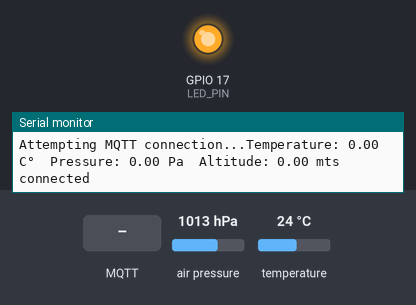
The sketch below on a simulated ESP32. Parts: output pins drawn as LEDs (lit = HIGH), the last lines printed to the serial monitor. Dashed ring = blinking. The inputs (shaded band) are chosen by the test bench; at power-on: air pressure 1013 hPa, temperature 24 °C. WiFi joins after 1.5 s; servers stay silent unless stated; no MQTT or app messages arrive unless stated.

Above: at 1.2 s.
1.3 s: MQTT message "5" arrives on the first subscribed topic
At 1.65 s:
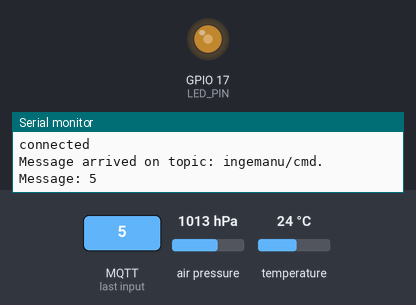
4.3 s: MQTT message "90" arrives on the first subscribed topic
At 6.08 s:
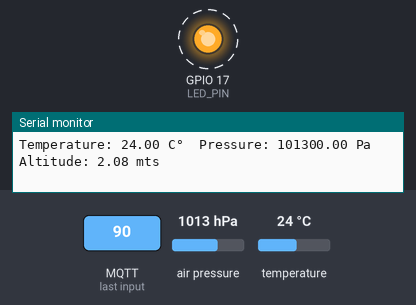
Timing chart, 0 to 16.3 s (numbered marks = the images above; inputs shaded):
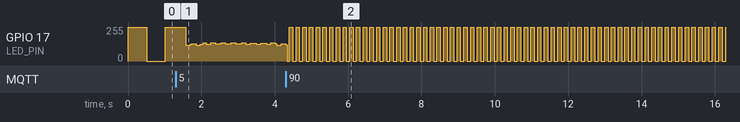

The sketch:

mqtt-temperature-sensor.ino
```cpp
#include <Wire.h>
#include <SPI.h>
#include <Adafruit_BMP280.h>
#include <WiFi.h>
#include <PubSubClient.h>
#include <freertos/FreeRTOS.h>
#include <freertos/task.h>

#define LED_PIN 17

// blink_led global variables
long blink_period_ms = 500;

// read_bmp280 global variables
Adafruit_BMP280 bmp;  // use I2C interface
float temperature = 0;
float pressure = 0;
float altitude = 0;
Adafruit_Sensor *bmp_temp = bmp.getTemperatureSensor();
Adafruit_Sensor *bmp_pressure = bmp.getPressureSensor();
unsigned status;

// WiFi
WiFiClient wifiClient;
char ssid[] = "YOUR-SSID";
char pass[] = "YOUR-WIFI-PASSWORD";

// MQTT
const char *mqtt_server = "test.mosquitto.org";
PubSubClient client(wifiClient);
long lastMsg = 0;
char msg[50];
int value = 0;

// tasks handles
static TaskHandle_t blink_led_handle = NULL;
static TaskHandle_t update_sensor_data_handle = NULL;

void callback(char *topic, byte *message, unsigned int length) {
  Serial.print("Message arrived on topic: ");
  Serial.print(topic);
  Serial.print(". Message: ");
  String message_temp;
  for (int i = 0; i < length; i++) {
    Serial.print((char)message[i]);
    message_temp += (char)message[i];
  }
  Serial.println();
  int new_blink_period = message_temp.toInt();
  if (new_blink_period != 0) {
    blink_period_ms = new_blink_period;
  }
}


void connect_to_wifi(void *parameters) {
  while (WiFi.status() != WL_CONNECTED) {
    Serial.println("Connecting to WiFi...");
    WiFi.begin(ssid, pass);
    vTaskDelay(2000 / portTICK_PERIOD_MS);  // Delay for 2 seconds
  }

  Serial.println("Connected to WiFi!");
  Serial.print("IP Address: ");
  Serial.println(WiFi.localIP());

  vTaskDelete(NULL);
}

void publish_mqtt(void *parameters) {
  client.setServer(mqtt_server, 1883);
  client.setCallback(callback);
  while (1) {
    char temp_var[8];
    dtostrf(temperature, 1, 2, temp_var);
    client.publish("ingemanu/temperature", temp_var);
    dtostrf(pressure, 1, 2, temp_var);
    client.publish("ingemanu/pressure", temp_var);
    dtostrf(altitude, 1, 2, temp_var);
    client.publish("ingemanu/altitude", temp_var);
    vTaskDelay(2000 / portTICK_PERIOD_MS);
  }
}

void blink_led(void *parameter) {
  // Configure pin
  pinMode(LED_PIN, OUTPUT);
  while (1) {
    digitalWrite(LED_PIN, HIGH);
    vTaskDelay(blink_period_ms / portTICK_PERIOD_MS);
    digitalWrite(LED_PIN, LOW);
    vTaskDelay(blink_period_ms / portTICK_PERIOD_MS);
  }
}

void update_sensor_data(void *parameter) {
  while (1) {
    Serial.print("Temperature: ");
    Serial.print(temperature);
    Serial.print(" C°  Pressure: ");
    Serial.print(pressure);
    Serial.print(" Pa  Altitude: ");
    Serial.print(altitude);
    Serial.println(" mts");
    vTaskDelay(2000 / portTICK_PERIOD_MS);
  }
}

void connect_mqtt(void *parameter) {
  // Loop until we're reconnected
  while (1) {
    if (!client.connected()) {
      Serial.print("Attempting MQTT connection...");
      // Attempt to connect
      if (client.connect("ingemanu")) {
        Serial.println("connected");
        // Subscribe
        client.subscribe("ingemanu/cmd");
      } else {
        Serial.print("failed, rc=");
        Serial.print(client.state());
        Serial.println(" try again in 5 seconds");
        // Wait 5 seconds before retrying
        vTaskDelay(5000 / portTICK_PERIOD_MS);
      }
    }
    client.loop();
  }
}

void init_bmp280() {
  status = bmp.begin(0x76);
  if (!status) {
    Serial.println(F("Could not find a valid BMP280 sensor, check wiring or try a different address!"));
  }

  /* Default settings from datasheet. */
  bmp.setSampling(Adafruit_BMP280::MODE_NORMAL,     /* Operating Mode. */
                  Adafruit_BMP280::SAMPLING_X2,     /* Temp. oversampling */
                  Adafruit_BMP280::SAMPLING_X16,    /* Pressure oversampling */
                  Adafruit_BMP280::FILTER_X16,      /* Filtering. */
                  Adafruit_BMP280::STANDBY_MS_500); /* Standby time. */

  bmp_temp->printSensorDetails();
}

void setup() {
  Serial.begin(115200);
  Serial.println("Starting...");

  init_bmp280();

  xTaskCreate(
    connect_to_wifi,   /* Function to implement the task */
    "Connect to wifi", /* Name of the task */
    10000,             /* Stack size in words */
    NULL,              /* Task input parameter */
    1,                 /* Priority of the task */
    NULL);             /* Task handle */

  xTaskCreate(
    connect_mqtt,             /* Function to implement the task */
    "Connect to MQTT Broker", /* Name of the task */
    10000,                    /* Stack size in words */
    NULL,                     /* Task input parameter */
    1,                        /* Priority of the task */
    NULL);                    /* Task handle */

  xTaskCreate(
    publish_mqtt,   /* Function to implement the task */
    "Publish MQTT", /* Name of the task */
    10000,          /* Stack size in words */
    NULL,           /* Task input parameter */
    1,              /* Priority of the task */
    NULL);          /* Task handle */

  xTaskCreate(
    blink_led,          /* Function to implement the task */
    "Blink LED",        /* Name of the task */
    10000,              /* Stack size in words */
    NULL,               /* Task input parameter */
    1,                  /* Priority of the task */
    &blink_led_handle); /* Task handle */

  xTaskCreate(
    update_sensor_data,          /* Function to implement the task */
    "Update sensor data",        /* Name of the task */
    10000,                       /* Stack size in words */
    NULL,                        /* Task input parameter */
    1,                           /* Priority of the task */
    &update_sensor_data_handle); /* Task handle */
}

void loop() {
  temperature = bmp.readTemperature();
  pressure = bmp.readPressure();
  altitude = bmp.readAltitude();
}
```

Measured:
- by itself, GPIO 17 (LED_PIN): alternates 255/255 for 0.09 s and 0/255 for 0.09 s
